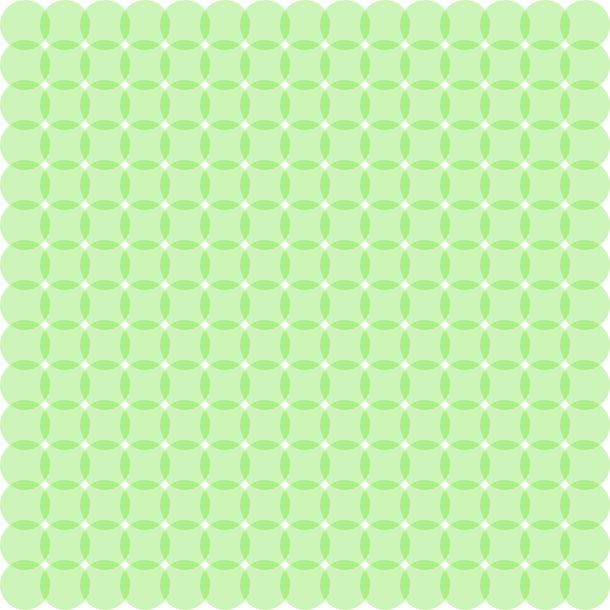
Frame 1 (no input)
Frame 60 (the mouse pressed at the canvas centre just before this capture): identical to frame 1, image omitted
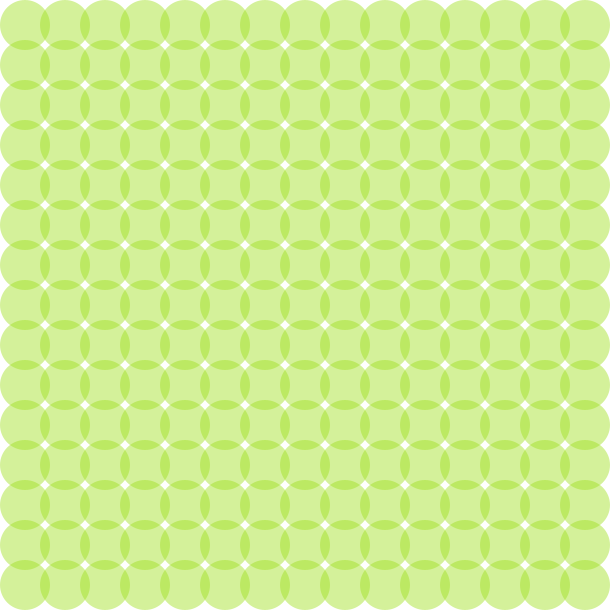
Frame 120 (the mouse held since frame 60 and released just before this capture)

The Processing sketch that drew these frames (run headless with seeded random() and noise(); from frame 60 on, the mouse is pressed at the canvas centre):

// Processing sketch: processing_87777
// ── processing_87777.pde

void setup() {
  size(610, 610);
  smooth();
  noStroke();
}

void draw() {
    background(255);
  float e = map(mouseX, 0, width, 80, 150);
  float f = map(mouseY, 0, height, 100,220);
  fill(f, 223, 31, e);

  float d =50;

  for (float i = (d/2); i<height; i+=d-10) {

    for (float j = (d/2); j<width; j+=d-10) {
      ellipse(j, i, d, d);
    }
  }
}
